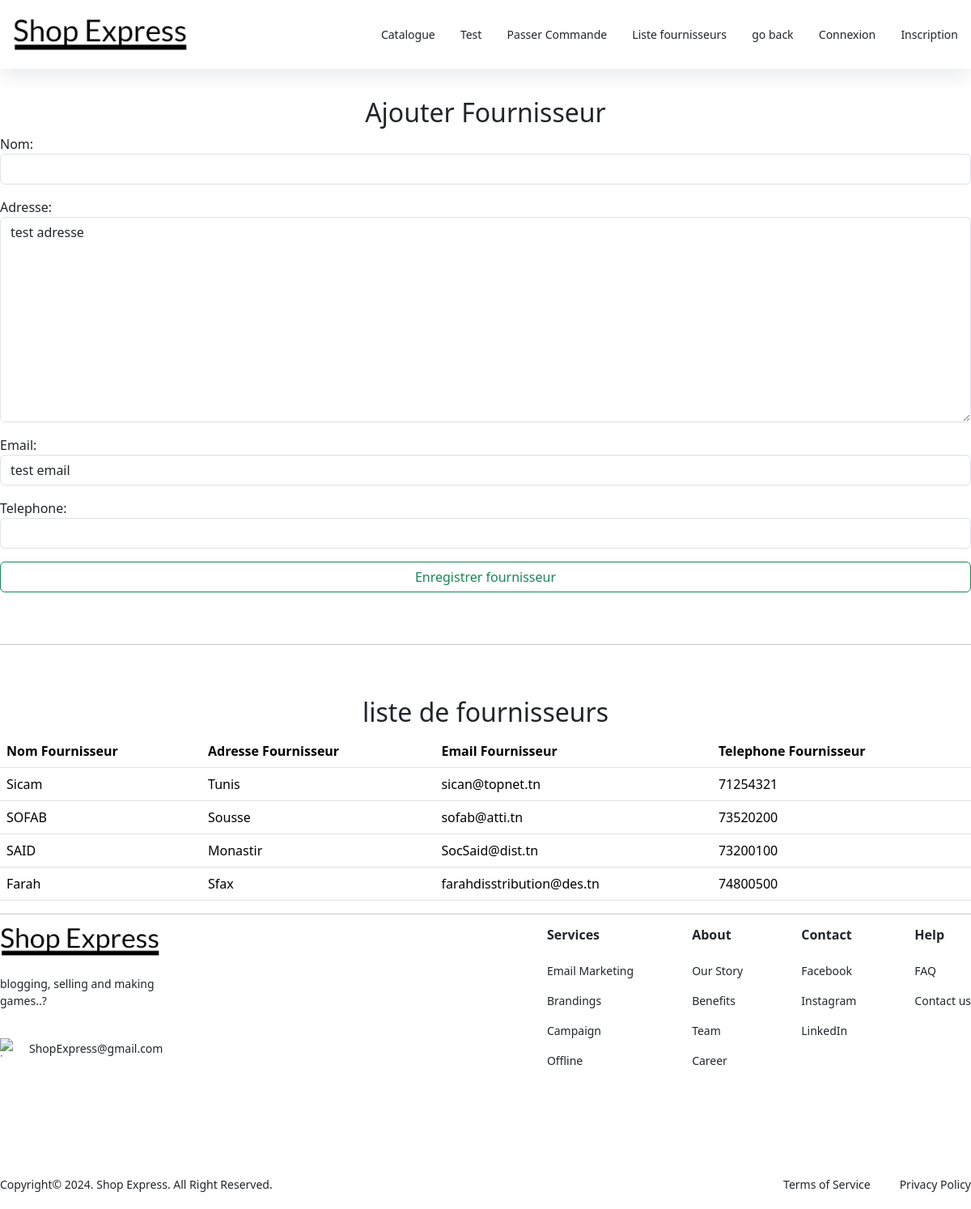
The page /magasin/nouveauFournisseur/ on the database as committed earlier.
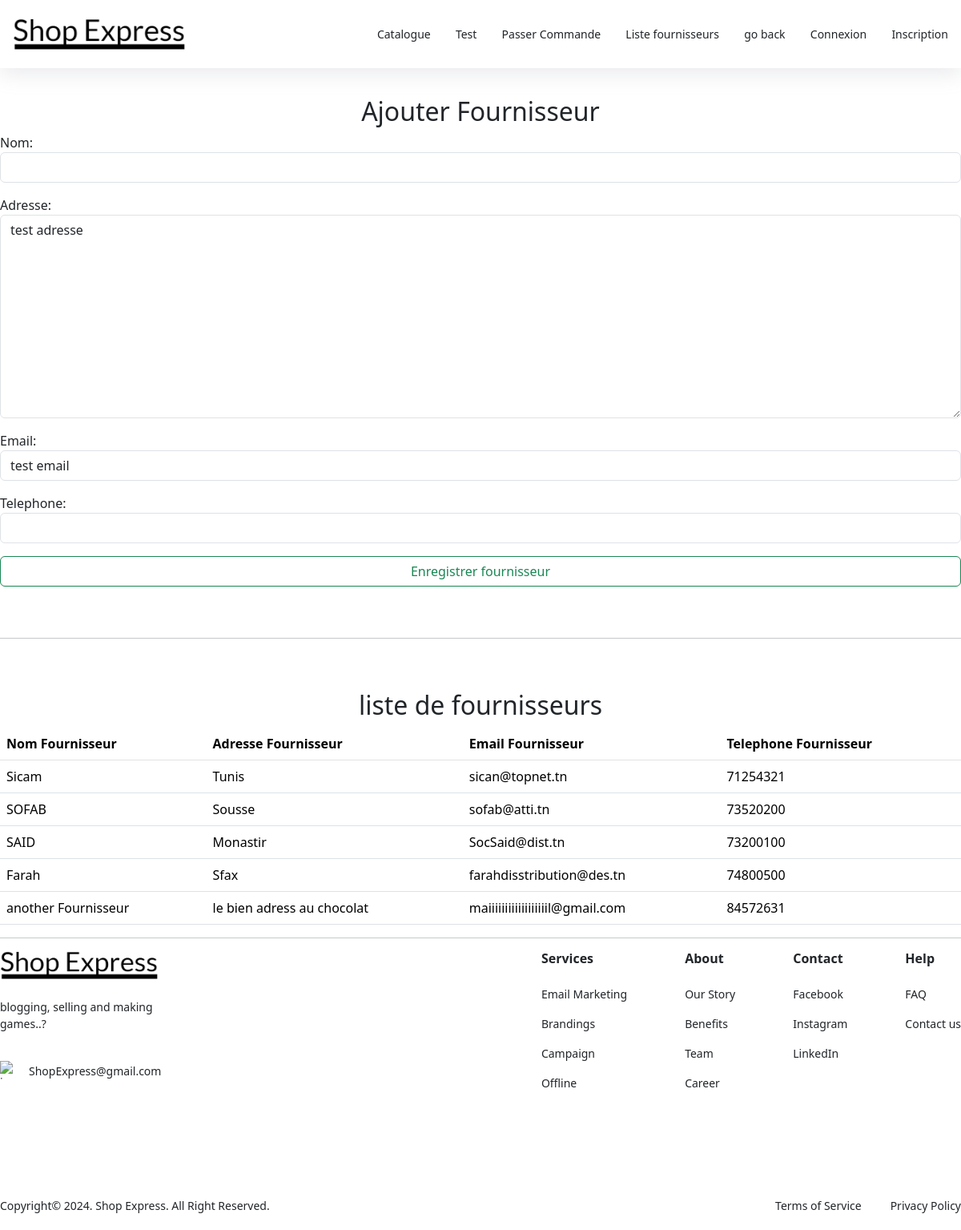
The same page on the database as committed later.
### magasin/models.py (models this page shows, shortened)
class Fournisseur(models.Model):
    nom = models.CharField(max_length=100)
    adresse = models.TextField(default='test adresse')
    email = models.EmailField(default='test email')
    telephone = models.CharField(max_length=8)

### magasin/views.py (the view)
# urls.py: path('nouveauFournisseur/', views.nouveauFournisseur, name='nouvFour'),
def nouveauFournisseur(request):
    if( request.method == "POST" ):
        form = FournisseurForm(request.POST, request.FILES)
        if( form.is_valid() ):
            form.save()
            return redirect('/magasin')
    else:
        form = FournisseurForm()
    listFour = Fournisseur.objects.all()
    return render(request, 'magasin/fournisseur.html', {'form':form, 'fournisseurs':listFour})

### magasin/forms.py
class FournisseurForm(ModelForm):
    def __init__(self, *args, **kwargs):
        user = kwargs.pop('user',None)
        super().__init__(*args, **kwargs)
        self.fields['nom'].widget.attrs['class'] = 'form-control'
        self.fields['adresse'].widget.attrs['class'] = 'form-control'
        self.fields['email'].widget.attrs['class'] = 'form-control'
        self.fields['telephone'].widget.attrs['class'] = 'form-control'
    class Meta:
        model = Fournisseur
        fields = "__all__"

### magasin/templates/magasin/fournisseur.html (shortened to what this page needs)
{% extends 'base.html' %}
{% block content %}
<br><br><br><br><br>
<div class="col-md-12 text-center">
    <h2>Ajouter Fournisseur</h2>
</div>
<form method="POST" class="post-form">
    {{form.as_p}}
    <button type="submit" class="btn btn-outline-success" style="width: 100%;">Enregistrer fournisseur</button>
</form>
<br>
<br>
<hr>
<br>
<br>
<div class="col-md-12 text-center"><h2>liste de fournisseurs</h2></div>
<table class="table">
    <thead>
        <tr>
          <th scope="col">Nom Fournisseur</th>
          <th scope="col">Adresse Fournisseur</th>
          <th scope="col">Email Fournisseur</th>
          <th scope="col">Telephone Fournisseur</th>
        </tr>
      </thead>
{% for fournisseur in fournisseurs %}
        <tbody>
          <tr>
            <td scope="row">{{ fournisseur.nom }}</td>
            <td>{{ fournisseur.adresse }}</td>
            <td>{{ fournisseur.email }}</td>
            <td>{{ fournisseur.telephone }}</td>
          </tr>
        </tbody>
{% endfor %}
</table>
{% endblock %}

Rows that differ between the two databases and show on the page:
added Fournisseur: nom "another Fournisseur", adresse "le bien adress au chocolat", email "maiiiiiiiiiiiiiiiiiil@gmail.com", telephone "84572631"
